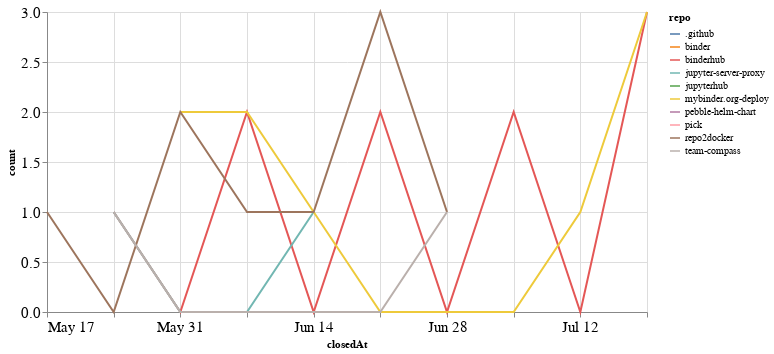

Source (notebook cell):
### Code cell
closed_by_time = closed_by.groupby('repo').resample('W', on='closedAt').count()['author'].reset_index()
closed_by_time = closed_by_time.rename(columns={'author': 'count'})

alt.Chart(closed_by_time, width=600).mark_line().encode(
    x='closedAt',
    y='count',
    color='repo',
    tooltip="repo"
)

### Figure 1 — Vega-Lite specification as saved in the notebook (floating-point values rounded to 4 significant figures)
{"config": {"axisLeft": {"labelFontSize": 15}, "axisBottom": {"labelFontSize": 15}}, "data": {"name": "data-ec19cbe883927731e5847a3e51d4fbd6"}, "mark": "line", "encoding": {"color": {"type": "nominal", "field": "repo"}, "tooltip": {"type": "nominal", "field": "repo"}, "x": {"type": "temporal", "field": "closedAt"}, "y": {"type": "quantitative", "field": "count"}}, "width": 600, "$schema": "https://vega.github.io/schema/vega-lite/v4.8.1.json", "datasets": {"data-ec19cbe883927731e5847a3e51d4fbd6": [{"repo": ".github", "closedAt": "2020-05-24T00:00:00", "count": 1}, {"repo": "binder", "closedAt": "2020-06-21T00:00:00", "count": 1}, {"repo": "binderhub", "closedAt": "2020-05-24T00:00:00", "count": 1}, {"repo": "binderhub", "closedAt": "2020-05-31T00:00:00", "count": 0}, {"repo": "binderhub", "closedAt": "2020-06-07T00:00:00", "count": 2}, {"repo": "binderhub", "closedAt": "2020-06-14T00:00:00", "count": 0}, {"repo": "binderhub", "closedAt": "2020-06-21T00:00:00", "count": 2}, {"repo": "binderhub", "closedAt": "2020-06-28T00:00:00", "count": 0}, {"repo": "binderhub", "closedAt": "2020-07-05T00:00:00", "count": 2}, {"repo": "binderhub", "closedAt": "2020-07-12T00:00:00", "count": 0}, {"repo": "binderhub", "closedAt": "2020-07-19T00:00:00", "count": 3}, {"repo": "jupyter-server-proxy", "closedAt": "2020-05-24T00:00:00", "count": 1}, {"repo": "jupyter-server-proxy", "closedAt": "2020-05-31T00:00:00", "count": 0}, {"repo": "jupyter-server-proxy", "closedAt": "2020-06-07T00:00:00", "count": 0}, {"repo": "jupyter-server-proxy", "closedAt": "2020-06-14T00:00:00", "count": 1}, {"repo": "jupyterhub", "closedAt": "2020-06-07T00:00:00", "count": 1}, {"repo": "mybinder.org-deploy", "closedAt": "2020-05-31T00:00:00", "count": 2}, {"repo": "mybinder.org-deploy", "closedAt": "2020-06-07T00:00:00", "count": 2}, {"repo": "mybinder.org-deploy", "closedAt": "2020-06-14T00:00:00", "count": 1}, {"repo": "mybinder.org-deploy", "closedAt": "2020-06-21T00:00:00", "count": 0}, {"repo": "mybinder.org-deploy", "closedAt": "2020-06-28T00:00:00", "count": 0}, {"repo": "mybinder.org-deploy", "closedAt": "2020-07-05T00:00:00", "count": 0}, {"repo": "mybinder.org-deploy", "closedAt": "2020-07-12T00:00:00", "count": 1}, {"repo": "mybinder.org-deploy", "closedAt": "2020-07-19T00:00:00", "count": 3}, {"repo": "pebble-helm-chart", "closedAt": "2020-06-07T00:00:00", "count": 1}, {"repo": "pick", "closedAt": "2020-06-14T00:00:00", "count": 1}, {"repo": "repo2docker", "closedAt": "2020-05-17T00:00:00", "count": 1}, {"repo": "repo2docker", "closedAt": "2020-05-24T00:00:00", "count": 0}, {"repo": "repo2docker", "closedAt": "2020-05-31T00:00:00", "count": 2}, {"repo": "repo2docker", "closedAt": "2020-06-07T00:00:00", "count": 1}, {"repo": "repo2docker", "closedAt": "2020-06-14T00:00:00", "count": 1}, {"repo": "repo2docker", "closedAt": "2020-06-21T00:00:00", "count": 3}, {"repo": "repo2docker", "closedAt": "2020-06-28T00:00:00", "count": 1}, {"repo": "team-compass", "closedAt": "2020-05-24T00:00:00", "count": 1}, {"repo": "team-compass", "closedAt": "2020-05-31T00:00:00", "count": 0}, {"repo": "team-compass", "closedAt": "2020-06-07T00:00:00", "count": 0}, {"repo": "team-compass", "closedAt": "2020-06-14T00:00:00", "count": 0}, {"repo": "team-compass", "closedAt": "2020-06-21T00:00:00", "count": 0}, {"repo": "team-compass", "closedAt": "2020-06-28T00:00:00", "count": 1}]}}
